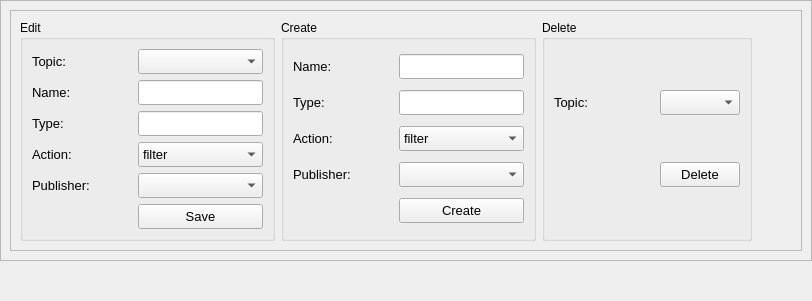
          <widget class="QWidget" name="W_ConfigTopicPage">
           <property name="styleSheet">
            <string notr="true"/>
           </property>
           <attribute name="title">
            <string>Topic</string>
           </attribute>
           <layout class="QVBoxLayout" name="verticalLayout_9">
            <property name="leftMargin">
             <number>0</number>
            </property>
            <property name="topMargin">
             <number>0</number>
            </property>
            <property name="rightMargin">
             <number>0</number>
            </property>
            <property name="bottomMargin">
             <number>0</number>
            </property>
            <item>
             <widget class="QFrame" name="frame_10">
              <property name="frameShape">
               <enum>QFrame::StyledPanel</enum>
              </property>
              <property name="frameShadow">
               <enum>QFrame::Raised</enum>
              </property>
              <layout class="QVBoxLayout" name="verticalLayout_7">
               <item>
                <widget class="QFrame" name="frame_13">
                 <property name="frameShape">
                  <enum>QFrame::StyledPanel</enum>
                 </property>
                 <property name="frameShadow">
                  <enum>QFrame::Raised</enum>
                 </property>
                 <layout class="QHBoxLayout" name="horizontalLayout_10">
                  <item>
                   <widget class="QGroupBox" name="gbxTopicEdit">
                    <property name="styleSheet">
                     <string notr="true"/>
                    </property>
                    <property name="title">
                     <string>Edit</string>
                    </property>
                    <layout class="QGridLayout" name="gridLayout_8">
                     <item row="3" column="0">
                      <widget class="QLabel" name="lblTopicEditAction">
                       <property name="minimumSize">
                        <size>
                         <width>100</width>
                         <height>0</height>
                        </size>
                       </property>
                       <property name="font">
                        <font>
                         <pointsize>10</pointsize>
                        </font>
                       </property>
                       <property name="text">
                        <string>Action:</string>
                       </property>
                      </widget>
                     </item>
                     <item row="4" column="1">
                      <widget class="QComboBox" name="cbxTopicEditPublisher">
                       <property name="minimumSize">
                        <size>
                         <width>0</width>
                         <height>25</height>
                        </size>
                       </property>
                       <property name="maximumSize">
                        <size>
                         <width>16777215</width>
                         <height>25</height>
                        </size>
                       </property>
                       <property name="font">
                        <font>
                         <pointsize>10</pointsize>
                        </font>
                       </property>
                      </widget>
                     </item>
                     <item row="1" column="0">
                      <widget class="QLabel" name="lblTopicEditName">
                       <property name="minimumSize">
                        <size>
                         <width>100</width>
                         <height>0</height>
                        </size>
                       </property>
                       <property name="font">
                        <font>
                         <pointsize>10</pointsize>
                        </font>
                       </property>
                       <property name="text">
                        <string>Name:</string>
                       </property>
                      </widget>
                     </item>
                     <item row="2" column="0">
                      <widget class="QLabel" name="lblTopicEditType">
                       <property name="minimumSize">
                        <size>
                         <width>100</width>
                         <height>0</height>
                        </size>
                       </property>
                       <property name="font">
                        <font>
                         <pointsize>10</pointsize>
                        </font>
                       </property>
                       <property name="text">
                        <string>Type:</string>
                       </property>
                      </widget>
                     </item>
                     <item row="1" column="1">
                      <widget class="QLineEdit" name="txtTopicEditName">
                       <property name="minimumSize">
                        <size>
                         <width>0</width>
                         <height>25</height>
                        </size>
                       </property>
                       <property name="maximumSize">
                        <size>
                         <width>16777215</width>
                         <height>25</height>
                        </size>
                       </property>
                       <property name="font">
                        <font>
                         <pointsize>10</pointsize>
                        </font>
                       </property>
                      </widget>
                     </item>
                     <item row="4" column="0">
                      <widget class="QLabel" name="lblTopicEditPublisher">
                       <property name="minimumSize">
                        <size>
                         <width>100</width>
                         <height>0</height>
                        </size>
                       </property>
                       <property name="font">
                        <font>
                         <pointsize>10</pointsize>
                        </font>
                       </property>
                       <property name="text">
                        <string>Publisher:</string>
                       </property>
                      </widget>
                     </item>
                     <item row="0" column="0">
                      <widget class="QLabel" name="lblTopicEditTopic">
                       <property name="minimumSize">
                        <size>
                         <width>100</width>
                         <height>0</height>
                        </size>
                       </property>
                       <property name="font">
                        <font>
                         <pointsize>10</pointsize>
                        </font>
                       </property>
                       <property name="text">
                        <string>Topic:</string>
                       </property>
                      </widget>
                     </item>
                     <item row="0" column="1">
                      <widget class="QComboBox" name="cbxTopicEditTopic">
                       <property name="minimumSize">
                        <size>
                         <width>0</width>
                         <height>25</height>
                        </size>
                       </property>
                       <property name="maximumSize">
                        <size>
                         <width>16777215</width>
                         <height>25</height>
                        </size>
                       </property>
                       <property name="font">
                        <font>
                         <pointsize>10</pointsize>
                        </font>
                       </property>
                      </widget>
                     </item>
                     <item row="2" column="1">
                      <widget class="QLineEdit" name="txtTopicEditType">
                       <property name="minimumSize">
                        <size>
                         <width>0</width>
                         <height>25</height>
                        </size>
                       </property>
                       <property name="maximumSize">
                        <size>
                         <width>16777215</width>
                         <height>25</height>
                        </size>
                       </property>
                       <property name="font">
                        <font>
                         <pointsize>10</pointsize>
                        </font>
                       </property>
                      </widget>
                     </item>
                     <item row="5" column="1">
                      <widget class="QPushButton" name="btnTopicEdit">
                       <property name="minimumSize">
                        <size>
                         <width>0</width>
                         <height>25</height>
                        </size>
                       </property>
                       <property name="maximumSize">
                        <size>
                         <width>16777215</width>
                         <height>25</height>
                        </size>
                       </property>
                       <property name="font">
                        <font>
                         <pointsize>10</pointsize>
                        </font>
                       </property>
                       <property name="text">
                        <string>Save</string>
                       </property>
                      </widget>
                     </item>
                     <item row="3" column="1">
                      <widget class="QComboBox" name="cbxTopicEditAction">
                       <property name="minimumSize">
                        <size>
                         <width>0</width>
                         <height>25</height>
                        </size>
                       </property>
                       <property name="maximumSize">
                        <size>
                         <width>16777215</width>
                         <height>25</height>
                        </size>
                       </property>
                       <property name="font">
                        <font>
                         <pointsize>10</pointsize>
                        </font>
                       </property>
                       <item>
                        <property name="text">
                         <string>filter</string>
                        </property>
                       </item>
                       <item>
                        <property name="text">
                         <string>log</string>
                        </property>
                       </item>
                       <item>
                        <property name="text">
                         <string>nothing</string>
                        </property>
                       </item>
                      </widget>
                     </item>
                    </layout>
                   </widget>
                  </item>
                  <item>
                   <widget class="QGroupBox" name="gbxTopicCreate">
                    <property name="title">
                     <string>Create</string>
                    </property>
                    <layout class="QGridLayout" name="gridLayout_9">
                     <item row="3" column="1">
                      <widget class="QComboBox" name="cbxTopicCreatePublisher">
                       <property name="minimumSize">
                        <size>
                         <width>0</width>
                         <height>25</height>
                        </size>
                       </property>
                       <property name="maximumSize">
                        <size>
                         <width>16777215</width>
                         <height>25</height>
                        </size>
                       </property>
                       <property name="font">
                        <font>
                         <pointsize>10</pointsize>
                        </font>
                       </property>
                      </widget>
                     </item>
                     <item row="0" column="1">
                      <widget class="QLineEdit" name="txtTopicCreateName">
                       <property name="minimumSize">
                        <size>
                         <width>0</width>
                         <height>25</height>
                        </size>
                       </property>
                       <property name="maximumSize">
                        <size>
                         <width>16777215</width>
                         <height>25</height>
                        </size>
                       </property>
                       <property name="font">
                        <font>
                         <pointsize>10</pointsize>
                        </font>
                       </property>
                      </widget>
                     </item>
                     <item row="1" column="1">
                      <widget class="QLineEdit" name="txtTopicCreateType">
                       <property name="minimumSize">
                        <size>
                         <width>0</width>
                         <height>25</height>
                        </size>
                       </property>
                       <property name="maximumSize">
                        <size>
                         <width>16777215</width>
                         <height>25</height>
                        </size>
                       </property>
                       <property name="font">
                        <font>
                         <pointsize>10</pointsize>
                        </font>
                       </property>
                      </widget>
                     </item>
                     <item row="3" column="0">
                      <widget class="QLabel" name="lblTopicCreatePublisher">
                       <property name="minimumSize">
                        <size>
                         <width>100</width>
                         <height>0</height>
                        </size>
                       </property>
                       <property name="font">
                        <font>
                         <pointsize>10</pointsize>
                        </font>
                       </property>
                       <property name="text">
                        <string>Publisher:</string>
                       </property>
                      </widget>
                     </item>
                     <item row="0" column="0">
                      <widget class="QLabel" name="lblTopicCreateName">
                       <property name="minimumSize">
                        <size>
                         <width>100</width>
                         <height>0</height>
                        </size>
                       </property>
                       <property name="font">
                        <font>
                         <pointsize>10</pointsize>
                        </font>
                       </property>
                       <property name="text">
                        <string>Name:</string>
                       </property>
                      </widget>
                     </item>
                     <item row="2" column="0">
                      <widget class="QLabel" name="lblTopicCreateAction">
                       <property name="minimumSize">
                        <size>
                         <width>100</width>
                         <height>0</height>
                        </size>
                       </property>
                       <property name="font">
                        <font>
                         <pointsize>10</pointsize>
                        </font>
                       </property>
                       <property name="text">
                        <string>Action:</string>
                       </property>
                      </widget>
                     </item>
                     <item row="1" column="0">
                      <widget class="QLabel" name="lblTopicCreateType">
                       <property name="minimumSize">
                        <size>
                         <width>100</width>
                         <height>0</height>
                        </size>
                       </property>
                       <property name="font">
                        <font>
                         <pointsize>10</pointsize>
                        </font>
                       </property>
                       <property name="text">
                        <string>Type:</string>
                       </property>
                      </widget>
                     </item>
                     <item row="4" column="1">
                      <widget class="QPushButton" name="btnTopicCreate">
                       <property name="minimumSize">
                        <size>
                         <width>0</width>
                         <height>25</height>
                        </size>
                       </property>
                       <property name="maximumSize">
                        <size>
                         <width>16777215</width>
                         <height>25</height>
                        </size>
                       </property>
                       <property name="font">
                        <font>
                         <pointsize>10</pointsize>
                        </font>
                       </property>
                       <property name="text">
                        <string>Create</string>
                       </property>
                      </widget>
                     </item>
                     <item row="2" column="1">
                      <widget class="QComboBox" name="cbxTopicCreateAction">
                       <property name="minimumSize">
                        <size>
                         <width>0</width>
                         <height>25</height>
                        </size>
                       </property>
                       <property name="maximumSize">
                        <size>
                         <width>16777215</width>
                         <height>25</height>
                        </size>
                       </property>
                       <property name="font">
                        <font>
                         <pointsize>10</pointsize>
                        </font>
                       </property>
                       <item>
                        <property name="text">
                         <string>filter</string>
                        </property>
                       </item>
                       <item>
                        <property name="text">
                         <string>log</string>
                        </property>
                       </item>
                       <item>
                        <property name="text">
                         <string>nothing</string>
                        </property>
                       </item>
                      </widget>
                     </item>
                    </layout>
                   </widget>
                  </item>
                  <item>
                   <widget class="QGroupBox" name="gbxTopicDelete">
                    <property name="title">
                     <string>Delete</string>
                    </property>
                    <layout class="QGridLayout" name="gridLayout_10">
                     <item row="0" column="0">
                      <widget class="QLabel" name="lblTopicDelete">
                       <property name="minimumSize">
                        <size>
                         <width>100</width>
                         <height>0</height>
                        </size>
                       </property>
                       <property name="font">
                        <font>
                         <pointsize>10</pointsize>
                        </font>
                       </property>
                       <property name="text">
                        <string>Topic:</string>
                       </property>
                      </widget>
                     </item>
                     <item row="0" column="1">
                      <widget class="QComboBox" name="cbxTopicDelete">
                       <property name="minimumSize">
                        <size>
                         <width>0</width>
                         <height>25</height>
                        </size>
                       </property>
                       <property name="maximumSize">
                        <size>
                         <width>16777215</width>
                         <height>25</height>
                        </size>
                       </property>
                       <property name="font">
                        <font>
                         <pointsize>10</pointsize>
                        </font>
                       </property>
                      </widget>
                     </item>
                     <item row="1" column="1">
                      <widget class="QPushButton" name="btnTopicDelete">
                       <property name="minimumSize">
                        <size>
                         <width>0</width>
                         <height>25</height>
                        </size>
                       </property>
                       <property name="maximumSize">
                        <size>
                         <width>16777215</width>
                         <height>25</height>
                        </size>
                       </property>
                       <property name="font">
                        <font>
                         <pointsize>10</pointsize>
                        </font>
                       </property>
                       <property name="text">
                        <string>Delete</string>
                       </property>
                      </widget>
                     </item>
                    </layout>
                   </widget>
                  </item>
                  <item>
                   <spacer name="horizontalSpacer_5">
                    <property name="orientation">
                     <enum>Qt::Horizontal</enum>
                    </property>
                    <property name="sizeHint" stdset="0">
                     <size>
                      <width>40</width>
                      <height>20</height>
                     </size>
                    </property>
                   </spacer>
                  </item>
                 </layout>
                </widget>
               </item>
              </layout>
             </widget>
            </item>
            <item>
             <spacer name="verticalSpacer_3">
              <property name="orientation">
               <enum>Qt::Vertical</enum>
              </property>
              <property name="sizeHint" stdset="0">
               <size>
                <width>20</width>
                <height>40</height>
               </size>
              </property>
             </spacer>
            </item>
           </layout>
          </widget>
